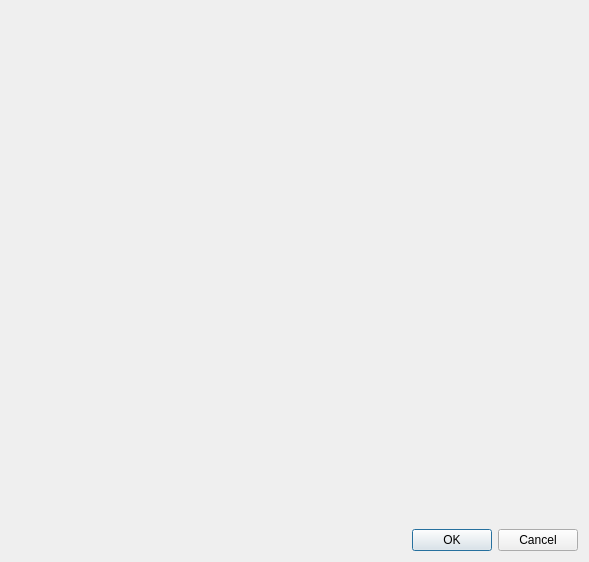
<?xml version="1.0" encoding="UTF-8"?>
<ui version="4.0">
 <class>SeerSlashProcDialogForm</class>
 <widget class="QDialog" name="SeerSlashProcDialogForm">
  <property name="geometry">
   <rect>
    <x>0</x>
    <y>0</y>
    <width>589</width>
    <height>562</height>
   </rect>
  </property>
  <property name="windowTitle">
   <string>Seer - System Processes</string>
  </property>
  <property name="windowIcon">
   <iconset resource="resource.qrc">
    <normaloff>:/seer/resources/seergdb_32x32.png</normaloff>:/seer/resources/seergdb_32x32.png</iconset>
  </property>
  <property name="toolTip">
   <string>Select a process pid.</string>
  </property>
  <layout class="QGridLayout" name="gridLayout">
   <item row="0" column="0">
    <widget class="QProcessInfoWidget" name="processInfoWidget" native="true"/>
   </item>
   <item row="1" column="0">
    <widget class="QDialogButtonBox" name="buttonBox">
     <property name="orientation">
      <enum>Qt::Horizontal</enum>
     </property>
     <property name="standardButtons">
      <set>QDialogButtonBox::Cancel|QDialogButtonBox::Ok</set>
     </property>
    </widget>
   </item>
  </layout>
 </widget>
 <customwidgets>
  <customwidget>
   <class>QProcessInfoWidget</class>
   <extends>QWidget</extends>
   <header>QProcessInfoWidget.h</header>
   <container>1</container>
  </customwidget>
 </customwidgets>
 <resources>
  <include location="resource.qrc"/>
 </resources>
 <connections>
  <connection>
   <sender>buttonBox</sender>
   <signal>accepted()</signal>
   <receiver>SeerSlashProcDialogForm</receiver>
   <slot>accept()</slot>
   <hints>
    <hint type="sourcelabel">
     <x>248</x>
     <y>254</y>
    </hint>
    <hint type="destinationlabel">
     <x>157</x>
     <y>274</y>
    </hint>
   </hints>
  </connection>
  <connection>
   <sender>buttonBox</sender>
   <signal>rejected()</signal>
   <receiver>SeerSlashProcDialogForm</receiver>
   <slot>reject()</slot>
   <hints>
    <hint type="sourcelabel">
     <x>316</x>
     <y>260</y>
    </hint>
    <hint type="destinationlabel">
     <x>286</x>
     <y>274</y>
    </hint>
   </hints>
  </connection>
 </connections>
</ui>
